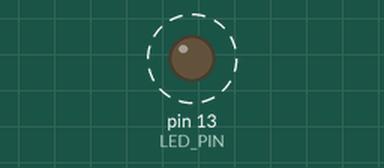
Bench run of a sketch on a simulated Arduino Uno, built with avr-gcc and run on an emulated ATmega328P. Shown: output pins drawn as LEDs (lit = HIGH). Dashed ring = blinking.

Above: at 0.6 s.
Timing chart, 0 to 3.0 s (numbered marks = the images above):
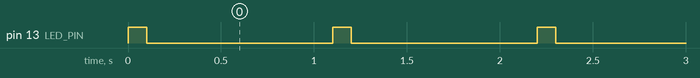

Measured:
- by itself, pin 13 (LED_PIN): alternates HIGH for 0.10 s and LOW for 1.0 s

The sketch:

blink.ino
```cpp
const int LED_PIN = LED_BUILTIN;

void setup()
{
  pinMode(LED_PIN, OUTPUT);
}

void loop()
{
  digitalWrite(LED_PIN, HIGH);
  delay(100);
  digitalWrite(LED_PIN, LOW);
  delay(1000);
}
```
